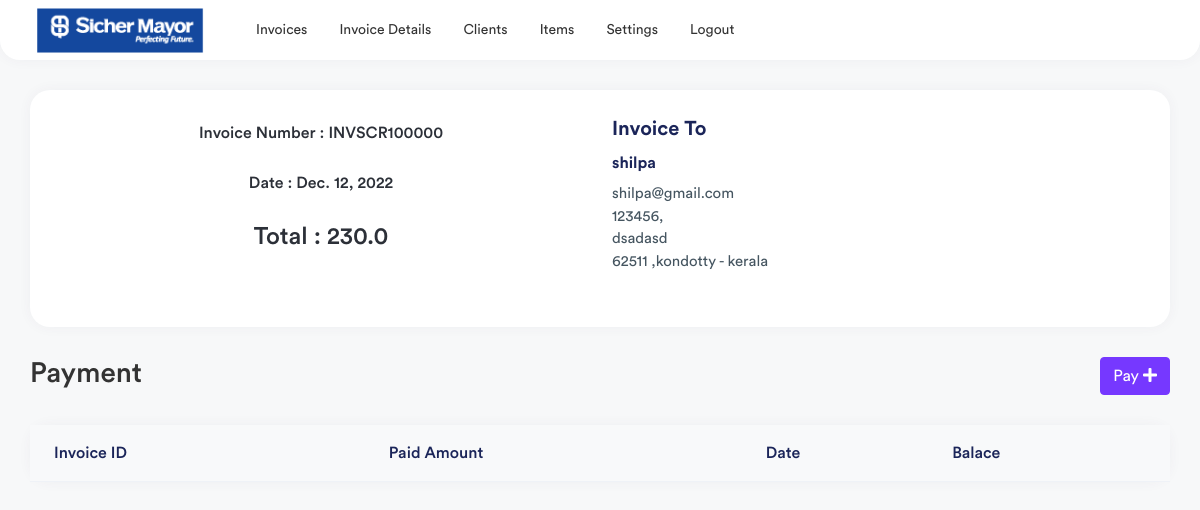
Before: /payment/20 (signed in) with the older database file.
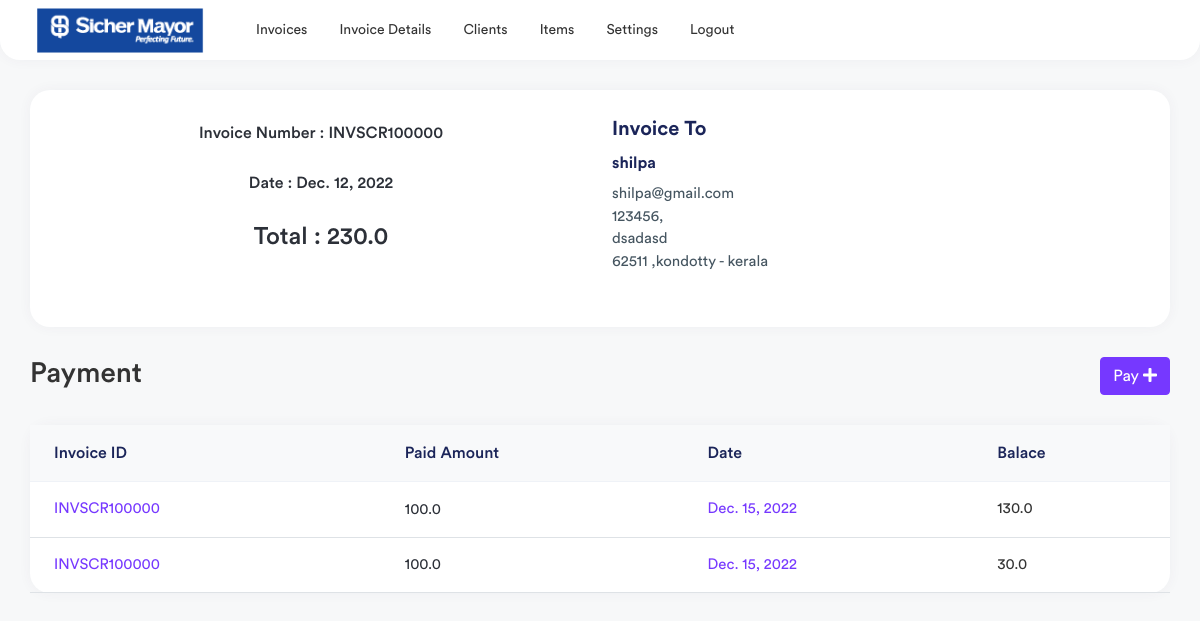
After: the same page with the newer database file.
### invoice/models.py (models this page shows, shortened)
class Invoice(models.Model):
    invoice_number = models.CharField(max_length=50,null=True)
    client = models.ForeignKey(Client,on_delete=models.CASCADE,null=True)
    date = models.DateField(null=True)
    item_total = models.FloatField(default=0)
    tax_amount = models.FloatField(default=0)
    grand_total = models.FloatField(default=0)
    amount_paid = models.FloatField(default=0)
    note = models.CharField(max_length=2000,null=True)

class Client(models.Model):
    name = models.CharField(max_length=200,null=True)
    email = models.CharField(max_length=200,null=True)
    address = models.CharField(max_length=500,null=True)
    city = models.CharField(max_length=500,null=True)
    country = models.CharField(max_length=50,null=True)
    zipcode = models.CharField(max_length=20,null=True)
    phone = models.CharField(max_length=20,unique=True,null=True)
    class Meta:
        verbose_name_plural = ("Client")

class BillPayment(models.Model):
    invoice = models.ForeignKey(Invoice,on_delete=models.CASCADE,null=True)
    amount = models.FloatField(default=0)
    date = models.DateField(null=True)
    balance = models.FloatField(default=0)

### invoice/views.py (the view, shortened to what this page needs)
# urls.py: path('payment/<int:id>',views.payment, name="payment"),
@login_required(login_url="/login-page/")
def payment(request,id):
    invoice = Invoice.objects.get(id=id)
    balance = invoice.grand_total - invoice.amount_paid
    history = BillPayment.objects.filter(invoice=invoice)
    context = {
        "invoice":invoice,
        "history":history,
        "balance":balance,
    }
    return render(request,'payment-page.html',context)

### templates/payment-page.html (shortened to what this page needs)
{% extends 'base.html' %}
{% load static %}
{% block content %}
<div class="page-wrapper">
    <div class="content container-fluid">
        <div class="row">
            <div class="col-sm-12">
                <div class="card card-table">
                    <div class="card-body">
                        <div class="row p-4">
                            <div class="col-lg-6 col-md-6 col-sm-6"  >
                                <div class="invoice-info  text-center " >
                                    <p class="invoice-details invoice-det   ails-two" >
                                        <h6>Invoice Number : {{invoice.invoice_number}}</h6> <br>
                                        <h6>Date : {{invoice.date}}</h6> <br>
                                        <h4>Total : {{invoice.grand_total}}</h4> <br>
                                    </p>
                                </div>
                            </div>
                            <div class="col-lg-6 col-md-6 col-sm-6 ">
                                <div class="invoice-info">
                                    <strong class="customer-text-one">Invoice To</strong>
                                    <h6 class="invoice-name">{{invoice.client.name}}</h6>
                                    <p class="invoice-details invoice-details-two">
                                        {{invoice.client.email}} <br>
                                        {{invoice.client.phone}}, <br>
                                        {{invoice.client.address}} <br>
                                        {{invoice.client.zipcode}} ,{{invoice.client.city}}  - {{invoice.client.country}} <br>
                                    </p>
                                </div>
                            </div>
                        </div>
                    </div>
                </div>
            </div>
        </div>
        <div class="page-header">
            <div class="row align-items-center">
                <div class="col">
                    <h3 class="page-title">Payment</h3>
                </div>
                <div class="col-auto">
                    <a class="btn btn-primary" data-bs-toggle="modal"
                    data-bs-target="#bank_details">Pay
                        <i class="fas fa-plus"></i>
                    </a>
                </div>
            </div>
        </div>
        <div class="row">
            <div class="col-sm-12">
                <div class="card card-table">
                    <div class="card-body">
                        <div class="table-responsive">
                            <table class="table table-stripped table-hover datatable">
                                <thead class="thead-light">
                                    <tr>
                                        <th>Invoice ID</th>
                                        <th>Paid Amount</th>
                                        <th>Date</th>
                                        <th>Balace</th>
                                    </tr>
                                </thead>
                                <tbody>
                                    {% for datas in history %}
                                    <tr>
                                        <td>
                                            <a href="" class="invoice-link">{{datas.invoice.invoice_number}}</a>
                                        </td>
                                        <td>
                                            <h2 class="table-avatar">
                                                {{datas.amount}}
                                            </h2>
                                        </td>
                                        <td class="text-primary">{{datas.date}}</td>
                                        <td>{{datas.balance}}</td>
                                    </tr>
                                    {% endfor %}
                                </tbody>
                            </table>
                        </div>
                    </div>
                </div>
            </div>
        </div>
    </div>
</div>
{% endblock %}

### templates/base.html (shortened to what this page needs)
{% load static %}
<!DOCTYPE html>
<html lang="en">
<head>
    <link rel="stylesheet" href="{% static 'css/bootstrap.min.css' %}">
    <link rel="stylesheet" href="{% static 'plugins/fontawesome/css/fontawesome.min.css' %}">
    <link rel="stylesheet" href="{% static 'plugins/fontawesome/css/all.min.css' %}">
    <link rel="stylesheet" href="{% static 'plugins/icons/feather/feather.css' %}">
    <link rel="stylesheet" href="{% static 'plugins/select2/css/select2.min.css' %}">
    <link rel="stylesheet" href="{% static 'css/bootstrap-datetimepicker.min.css' %}">
    <link rel="stylesheet" href="{% static 'css/style.css' %}">
    <link rel="stylesheet" href="{% static 'plugins/datatables/datatables.min.css' %}">
</head>
<body>
    <div class="main-wrapper">
        <div class="header header-one">
            <div class="header-left header-left-one">
                <a href="" class="logo">
                    <img src="{% static 'img/sm.png' %}" alt="Logo">
                </a>
            </div>
            {% include 'header.html' %}
        </div>
        {% block content %}
        {% endblock %}
    </div>
</body>
</html>

### templates/header.html
{% load static %}
<ul class="nav nav-tabs user-menu">
    <li class="nav-item ">
        <a class="nav-link" href="{% url 'invoice:home' %}" role="button">
            <span>Invoices</label>
        </a>
    </li>
    <li class="nav-item ">
        <a href="{% url 'invoice:estimates' %}" class=" nav-link">
            Invoice Details
        </a>
    </li>
    <li class="nav-item ">
        <a href="{% url 'invoice:clients' %}" class="nav-link">Clients
        </a>
    </li>
    <li class="nav-item dropdown has-arrow main-drop">
        <a href="{% url 'invoice:items' %}" class="nav-link">Items
        </a>
    </li>
    <li class="nav-item dropdown has-arrow main-drop">
        <a href="{% url 'invoice:settings' %}" class="nav-link">Settings
        </a>
    </li>
    <li class="nav-item dropdown has-arrow main-drop">
        <a href="{% url 'invoice:logout' %}" class="nav-link">Logout
        </a>
    </li>
</ul>

Changed rows visible on the page:
added BillPayment: invoice.invoice_number "INVSCR100000", amount "100.0", date "Dec. 15, 2022", balance "130.0"
added BillPayment: invoice.invoice_number "INVSCR100000", amount "100.0", date "Dec. 15, 2022", balance "30.0"
